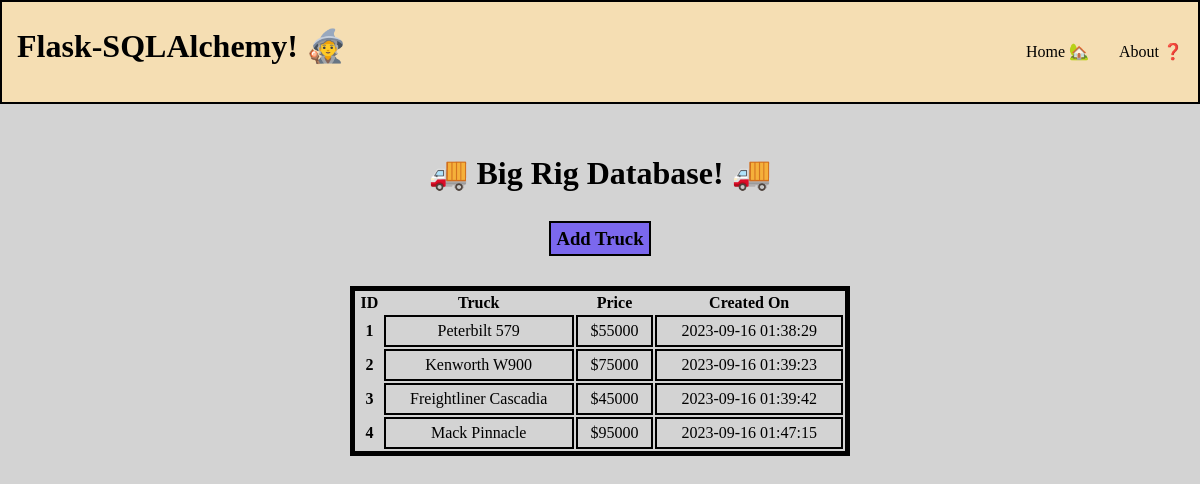
The page / on the database its author committed.
### models.py (models this page shows)
class Trucks(db.Model):
    __tablename__ = "trucks"
    id = db.Column(db.Integer, primary_key=True)
    name = db.Column(db.String(150), unique=True, nullable=False)
    price = db.Column(db.Integer, nullable=False)
    created_at = db.Column(db.DateTime(timezone=True), server_default=db.func.current_timestamp())

### app.py (the view)
@app.route('/')
def index():
    details = Trucks.query.all()
    return render_template("index.html", details=details)

### templates/index.html (shortened to what this page needs)
<!DOCTYPE html>
<html lang="en">
{% extends "base.html" %}
{% block content %}
<main>
    <div class="center">
        <h1>🚚 Big Rig Database! 🚚</h1><br><br>
        <h3><a class="add-truck" href="{{ url_for('add_truck') }}">Add Truck</a></h3>
    </div>
    <br><br>
    <div class="center">
        <table class="center">
            <thead>
                <tr>
                    <th scope="col">ID</th>
                    <th scope="col">Truck</th>
                    <th scope="col">Price</th>
                    <th scope="col">Created On</th>
                </tr>
            </thead>
            {% if not details%}
            <div class="center">
                <h3>No Records to Display!</h3>
                <br>
            </div>
            {% else %}
            <tbody>
                {% for data in details %}
                <tr>
                    <th scope="row">{{data.id}}</th>
                    <td>{{data.name}}</td>
                    <td>${{data.price}}</td>
                    <td>{{data.created_at}}</td>
                </tr>
                {% endfor %}
            </tbody>
            {% endif %}
        </table>
    </div>
</main>
{% endblock %}

### templates/base.html (shortened to what this page needs)
<!DOCTYPE html>
<html lang="en">
<head>
    <link href="{{ url_for('static', filename='css/style.css') }}" type="text/css" rel="stylesheet">
</head>
<body>
    <header>
        <h1>Flask-SQLAlchemy! 🧙</h1>
        <nav>
            <a href="{{ url_for('index') }}">Home 🏡</a>
            <a href="{{ url_for('about') }}">About ❓</a>
        </nav>
    </header>
{% block content %}
{% endblock %}
</body>
</html>

### static/css/style.css (style rules this page uses)
* { margin: 0; }
body { background-color:lightgrey }
header { display: flex; flex: 100%; height: 100px; background-color:wheat; border: 2px solid black; }
header h1 { display: flex; flex: 70%; justify-content: left; align-items: left; margin-left: 15px; color: black; position: relative; top: 25px; }
header nav { display: flex; flex: 30%; justify-content: right; align-items: right; }
header nav a { margin-top: 25px; padding: 15px; text-decoration: none; color: black; }
main { margin-top: 50px; }
table { width: 500px; border: 5px solid black; }
tr, td { border: 2px solid black; margin: 5px; padding: 5px; }
.center { text-align: center; margin-left: auto; margin-right: auto; }
.add-truck { background-color: mediumslateblue; color: black; text-decoration: none; margin: 5px; padding: 5px; border: 2px solid black; }

### rows shown on the page
Trucks: id "1", name "Peterbilt 579", price "55000", created_at "2023-09-16 01:38:29"
Trucks: id "2", name "Kenworth W900", price "75000", created_at "2023-09-16 01:39:23"
Trucks: id "3", name "Freightliner Cascadia", price "45000", created_at "2023-09-16 01:39:42"
Trucks: id "4", name "Mack Pinnacle", price "95000", created_at "2023-09-16 01:47:15"
